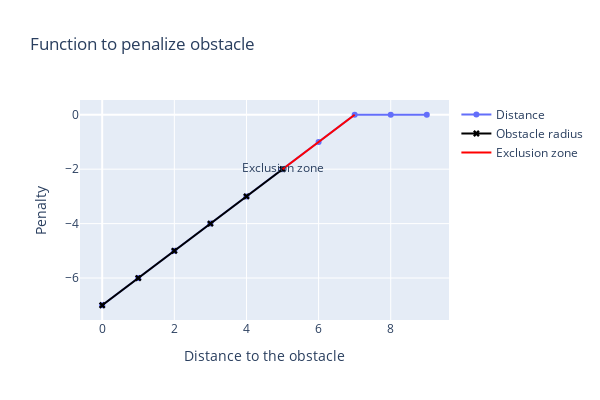

This figure's notebook cell:
### Markdown cell above
# <span style="color:orange">Bonus add obstacle</span>

Our model learns how to land with a appropriate speed and angle. We can go futher and train a new model to avoid obstacle. 
Lets add an objet our rocket has to avoid. The obstacle is a sphere with a riadus of 5 unit and at the coordinate (130; 90).

The mathematical modelization of this penalty is:

$$ obstacle_{penalty} =  Min( distance2obstacle - (obstacle_{radius}+exclusion), 0) $$ 

where:
* distance2obstacle :  the distance between rocket and obstacle center (130; 90)
* obstacle_radius: obstacle radius
* exclusion : exclusion zone to prevent contact

### Code cell
obstacle_radius = 5
exclusion = 2
distance2obstacle = np.arange(0, 10)
plot_obstacle_penalty(obstacle_radius, exclusion, distance2obstacle)

### Figure 1 — Plotly figure (JSON) as saved in the notebook; plotly's stock layout.template omitted (floating-point values rounded to 4 significant figures)
{"data": [{"mode": "lines+markers", "name": "Distance", "type": "scatter", "x": [0, 1, 2, 3, 4, 5, 6, 7, 8, 9], "y": [-7, -6, -5, -4, -3, -2, -1, 0, 0, 0]}, {"marker": {"color": "black", "symbol": "x"}, "mode": "lines+markers", "name": "Obstacle radius", "text": ["Obstacle radius"], "type": "scatter", "x": [0, 1, 2, 3, 4, 5], "y": [-7, -6, -5, -4, -3, -2]}, {"marker": {"color": "red", "symbol": "x"}, "mode": "lines+text", "name": "Exclusion zone", "text": ["Exclusion zone"], "type": "scatter", "x": [5, 6, 7], "y": [-2, -1, 0]}], "layout": {"height": 400, "title": {"text": "Function to penalize obstacle"}, "width": 600, "xaxis": {"title": {"text": "Distance to the obstacle"}}, "yaxis": {"title": {"text": "Penalty"}}}}
